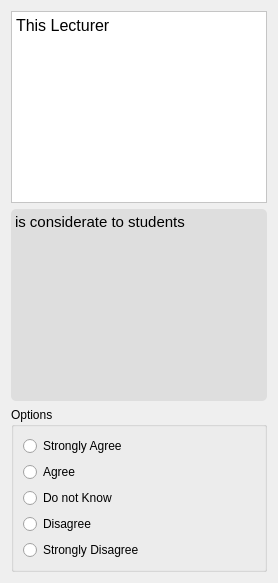
                   <widget class="QWidget" name="page_43">
                    <layout class="QVBoxLayout" name="verticalLayout_121">
                     <item>
                      <widget class="QTextBrowser" name="textBrowser_93">
                       <property name="styleSheet">
                        <string notr="true">background-color: rgb(255, 255, 255);</string>
                       </property>
                       <property name="html">
                        <string>&lt;!DOCTYPE HTML PUBLIC &quot;-//W3C//DTD HTML 4.0//EN&quot; &quot;http://www.w3.org/TR/REC-html40/strict.dtd&quot;&gt;
&lt;html&gt;&lt;head&gt;&lt;meta name=&quot;qrichtext&quot; content=&quot;1&quot; /&gt;&lt;style type=&quot;text/css&quot;&gt;
p, li { white-space: pre-wrap; }
&lt;/style&gt;&lt;/head&gt;&lt;body style=&quot; font-family:'Comic Sans MS'; font-size:10pt; font-weight:400; font-style:normal;&quot;&gt;
&lt;p style=&quot; margin-top:0px; margin-bottom:0px; margin-left:0px; margin-right:0px; -qt-block-indent:0; text-indent:0px;&quot;&gt;&lt;span style=&quot; font-family:'consolas'; font-size:12pt;&quot;&gt;This Lecturer&lt;/span&gt;&lt;/p&gt;&lt;/body&gt;&lt;/html&gt;</string>
                       </property>
                      </widget>
                     </item>
                     <item>
                      <widget class="QTextBrowser" name="textBrowser_94">
                       <property name="styleSheet">
                        <string notr="true">background-color: rgb(222, 222, 222);
border-radius: 5px;</string>
                       </property>
                       <property name="html">
                        <string>&lt;!DOCTYPE HTML PUBLIC &quot;-//W3C//DTD HTML 4.0//EN&quot; &quot;http://www.w3.org/TR/REC-html40/strict.dtd&quot;&gt;
&lt;html&gt;&lt;head&gt;&lt;meta name=&quot;qrichtext&quot; content=&quot;1&quot; /&gt;&lt;style type=&quot;text/css&quot;&gt;
p, li { white-space: pre-wrap; }
&lt;/style&gt;&lt;/head&gt;&lt;body style=&quot; font-family:'Comic Sans MS'; font-size:10pt; font-weight:400; font-style:normal;&quot;&gt;
&lt;p style=&quot; margin-top:0px; margin-bottom:0px; margin-left:0px; margin-right:0px; -qt-block-indent:0; text-indent:0px;&quot;&gt;&lt;span style=&quot; font-family:'consolas'; font-size:11pt;&quot;&gt;is considerate to students&lt;/span&gt;&lt;/p&gt;&lt;/body&gt;&lt;/html&gt;</string>
                       </property>
                      </widget>
                     </item>
                     <item>
                      <widget class="QGroupBox" name="groupBox_31">
                       <property name="styleSheet">
                        <string notr="true">QRadionButton:{
	font: 10pt &quot;Comic Sans MS&quot;;
}</string>
                       </property>
                       <property name="title">
                        <string>Options</string>
                       </property>
                       <property name="flat">
                        <bool>false</bool>
                       </property>
                       <layout class="QVBoxLayout" name="verticalLayout_122">
                        <item>
                         <layout class="QVBoxLayout" name="verticalLayout_123">
                          <item>
                           <widget class="QRadioButton" name="radioButton_5_6">
                            <property name="styleSheet">
                             <string notr="true"/>
                            </property>
                            <property name="text">
                             <string>Strongly Agree</string>
                            </property>
                           </widget>
                          </item>
                          <item>
                           <widget class="QRadioButton" name="radioButton_5_7">
                            <property name="text">
                             <string>Agree</string>
                            </property>
                           </widget>
                          </item>
                          <item>
                           <widget class="QRadioButton" name="radioButton_5_8">
                            <property name="text">
                             <string>Do not Know</string>
                            </property>
                           </widget>
                          </item>
                          <item>
                           <widget class="QRadioButton" name="radioButton_5_9">
                            <property name="text">
                             <string>Disagree</string>
                            </property>
                           </widget>
                          </item>
                          <item>
                           <widget class="QRadioButton" name="radioButton_5_10">
                            <property name="text">
                             <string>Strongly Disagree</string>
                            </property>
                           </widget>
                          </item>
                         </layout>
                        </item>
                       </layout>
                      </widget>
                     </item>
                    </layout>
                   </widget>
